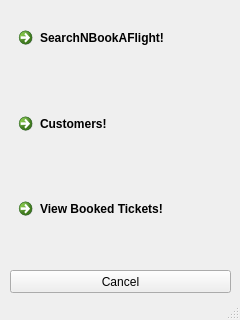
<?xml version="1.0" encoding="UTF-8"?>
<ui version="4.0">
 <class>FourthWindow</class>
 <widget class="QMainWindow" name="FourthWindow">
  <property name="geometry">
   <rect>
    <x>0</x>
    <y>0</y>
    <width>240</width>
    <height>320</height>
   </rect>
  </property>
  <property name="windowTitle">
   <string>MainWindow</string>
  </property>
  <widget class="QWidget" name="centralwidget">
   <widget class="QWidget" name="verticalLayoutWidget">
    <property name="geometry">
     <rect>
      <x>11</x>
      <y>20</y>
      <width>221</width>
      <height>251</height>
     </rect>
    </property>
    <layout class="QVBoxLayout" name="verticalLayout">
     <item>
      <widget class="QCommandLinkButton" name="commandLinkButton_3">
       <property name="font">
        <font>
         <family>Segoe UI</family>
         <weight>75</weight>
         <bold>true</bold>
        </font>
       </property>
       <property name="cursor">
        <cursorShape>PointingHandCursor</cursorShape>
       </property>
       <property name="text">
        <string>SearchNBookAFlight!</string>
       </property>
       <property name="icon">
        <iconset>
         <normaloff>img1.ico</normaloff>img1.ico</iconset>
       </property>
      </widget>
     </item>
     <item>
      <widget class="QCommandLinkButton" name="commandLinkButton">
       <property name="font">
        <font>
         <family>Segoe UI</family>
         <weight>75</weight>
         <bold>true</bold>
        </font>
       </property>
       <property name="cursor">
        <cursorShape>PointingHandCursor</cursorShape>
       </property>
       <property name="text">
        <string>Customers!</string>
       </property>
       <property name="icon">
        <iconset>
         <normaloff>img1.ico</normaloff>img1.ico</iconset>
       </property>
      </widget>
     </item>
     <item>
      <widget class="QCommandLinkButton" name="commandLinkButton_2">
       <property name="font">
        <font>
         <family>Segoe UI</family>
         <weight>75</weight>
         <bold>true</bold>
        </font>
       </property>
       <property name="cursor">
        <cursorShape>PointingHandCursor</cursorShape>
       </property>
       <property name="text">
        <string>View Booked Tickets!</string>
       </property>
       <property name="icon">
        <iconset>
         <normaloff>img1.ico</normaloff>img1.ico</iconset>
       </property>
      </widget>
     </item>
    </layout>
   </widget>
   <widget class="QPushButton" name="pushButton">
    <property name="geometry">
     <rect>
      <x>10</x>
      <y>270</y>
      <width>221</width>
      <height>23</height>
     </rect>
    </property>
    <property name="text">
     <string>Cancel</string>
    </property>
   </widget>
  </widget>
  <widget class="QStatusBar" name="statusbar"/>
 </widget>
 <resources/>
 <connections/>
</ui>
